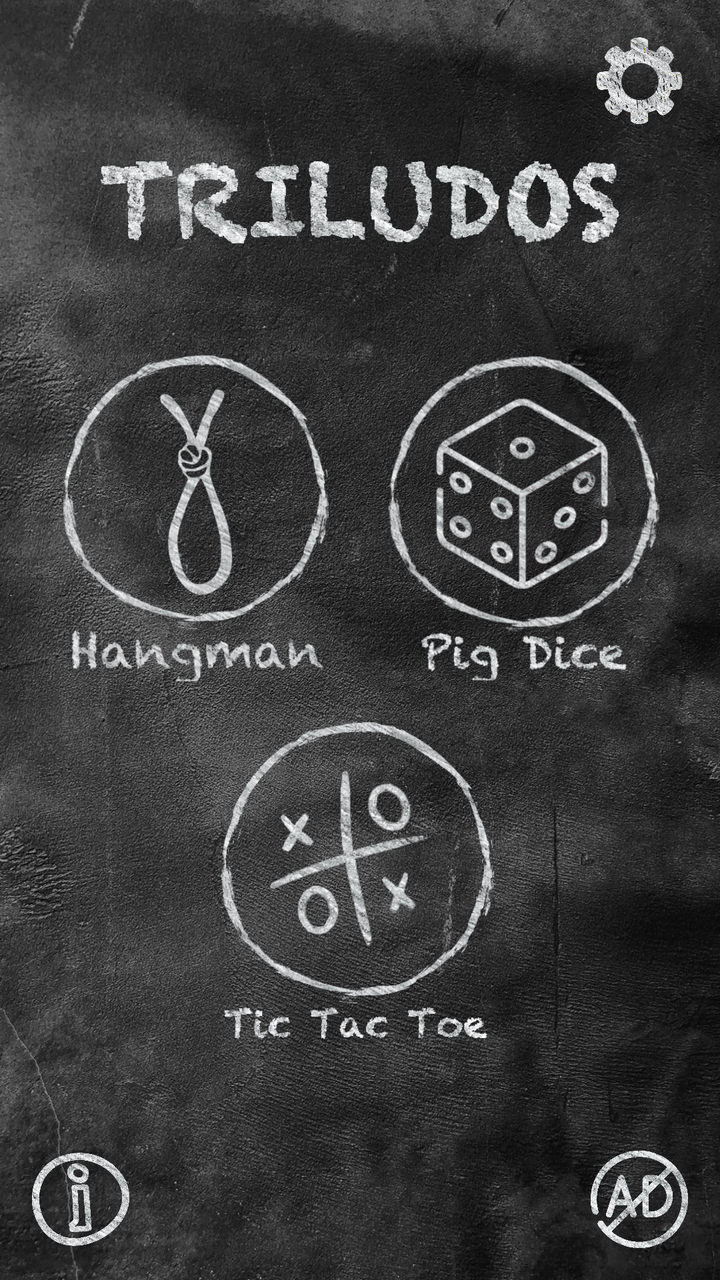
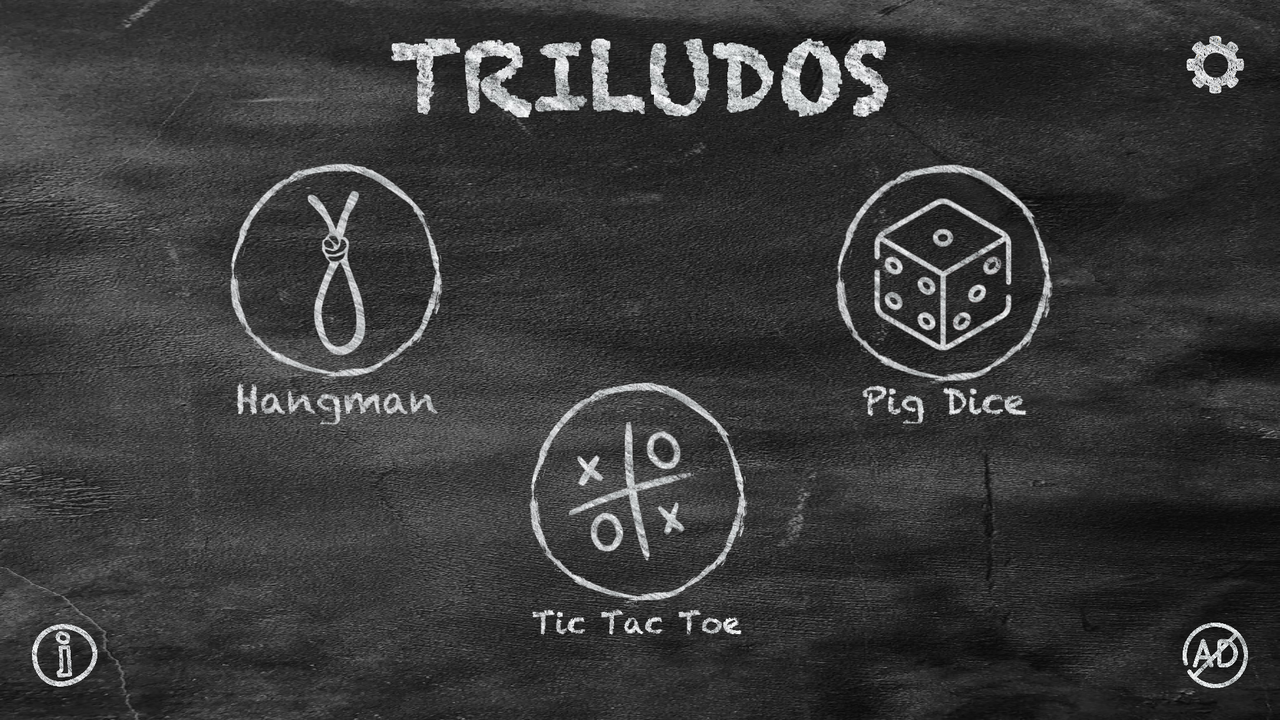

Compare how this app lays out the same screen by default and in its alternative resource folder. The renders come first, then the two layout files and the values they reference.
<!-- AndroidManifest.xml: application theme Theme.Triludos -->
<!-- res/layout/activity_home_menu.xml -->
<?xml version="1.0" encoding="utf-8"?>
<androidx.constraintlayout.widget.ConstraintLayout xmlns:android="http://schemas.android.com/apk/res/android"
    xmlns:app="http://schemas.android.com/apk/res-auto"
    xmlns:tools="http://schemas.android.com/tools"
    android:id="@+id/mainL"
    android:layout_width="match_parent"
    android:layout_height="match_parent"
    android:background="@drawable/chalk_board_bg"
    android:padding="16dp"
    tools:context=".HomeMenuActivity">

    <ImageView
        android:id="@+id/ivSettings"
        android:layout_width="0dp"
        android:layout_height="0dp"
        android:src="@drawable/settings"
        app:layout_constraintBottom_toTopOf="@id/h1"
        app:layout_constraintDimensionRatio="1:1"
        app:layout_constraintEnd_toEndOf="parent"
        app:layout_constraintTop_toTopOf="parent" />

    <androidx.constraintlayout.widget.Guideline
        android:id="@+id/h1"
        android:layout_width="wrap_content"
        android:layout_height="wrap_content"
        android:orientation="horizontal"
        app:layout_constraintGuide_percent="0.08" />

    <ImageView
        android:id="@+id/ivTriludos"
        android:layout_width="0dp"
        android:layout_height="0dp"
        app:layout_constraintDimensionRatio="16:2"
        android:src="@drawable/triludos"
        app:layout_constraintBottom_toTopOf="@id/h2"
        app:layout_constraintEnd_toEndOf="parent"
        app:layout_constraintStart_toStartOf="parent"
        app:layout_constraintTop_toBottomOf="@id/h1" />

    <androidx.constraintlayout.widget.Guideline
        android:id="@+id/h2"
        android:layout_width="wrap_content"
        android:layout_height="wrap_content"
        android:orientation="horizontal"
        app:layout_constraintGuide_percent="0.2" />

    <androidx.constraintlayout.widget.Guideline
        android:id="@+id/v1"
        android:layout_width="wrap_content"
        android:layout_height="wrap_content"
        android:orientation="vertical"
        app:layout_constraintGuide_percent="0.2" />
    <androidx.constraintlayout.widget.Guideline
        android:id="@+id/v2"
        android:layout_width="wrap_content"
        android:layout_height="wrap_content"
        android:orientation="vertical"
        app:layout_constraintGuide_percent="0.5" />
    <androidx.constraintlayout.widget.Guideline
        android:id="@+id/v3"
        android:layout_width="wrap_content"
        android:layout_height="wrap_content"
        android:orientation="vertical"
        app:layout_constraintGuide_percent="0.8" />


    <androidx.constraintlayout.widget.Guideline
        android:id="@+id/h3"
        android:layout_width="wrap_content"
        android:layout_height="wrap_content"
        android:orientation="horizontal"
        app:layout_constraintGuide_percent="0.25" />

    <androidx.constraintlayout.widget.Guideline
        android:id="@+id/h4"
        android:layout_width="wrap_content"
        android:layout_height="wrap_content"
        android:orientation="horizontal"
        app:layout_constraintGuide_percent="0.55" />

    <androidx.constraintlayout.widget.Guideline
        android:id="@+id/h5"
        android:layout_width="wrap_content"
        android:layout_height="wrap_content"
        android:orientation="horizontal"
        app:layout_constraintGuide_percent="0.85" />

    <ImageView
        android:id="@+id/ivHangman"
        android:layout_width="0dp"
        android:layout_height="0dp"
        android:src="@drawable/hangman"
        app:layout_constraintBottom_toTopOf="@id/h4"
        app:layout_constraintDimensionRatio="1:1"
        app:layout_constraintEnd_toStartOf="@+id/v2"
        app:layout_constraintStart_toStartOf="parent"
        app:layout_constraintTop_toBottomOf="@id/h3" />

    <ImageView
        android:id="@+id/ivPigDice"
        android:layout_width="0dp"
        android:layout_height="0dp"
        android:src="@drawable/pig_dice"
        app:layout_constraintBottom_toTopOf="@id/h4"
        app:layout_constraintDimensionRatio="1:1"
        app:layout_constraintEnd_toEndOf="parent"
        app:layout_constraintStart_toEndOf="@+id/v2"
        app:layout_constraintTop_toBottomOf="@id/h3" />

    <ImageView
        android:id="@+id/ivTicTacToe"
        android:layout_width="0dp"
        android:layout_height="0dp"
        app:layout_constraintDimensionRatio="1:1"
        android:src="@drawable/tictactoe"
        android:layout_marginEnd="16dp"
        android:layout_marginStart="16dp"
        app:layout_constraintBottom_toTopOf="@id/h5"
        app:layout_constraintEnd_toStartOf="@id/v3"
        app:layout_constraintStart_toEndOf="@id/v1"
        app:layout_constraintTop_toBottomOf="@+id/h4" />

    <ImageView
        android:id="@+id/ivNoAds"
        android:layout_width="0dp"
        android:layout_height="0dp"
        android:src="@drawable/no_ads"
        app:layout_constraintBottom_toBottomOf="parent"
        app:layout_constraintDimensionRatio="1:1"
        app:layout_constraintEnd_toEndOf="parent"
        app:layout_constraintTop_toBottomOf="@id/h6" />

    <ImageView
        android:id="@+id/ivInfo"
        android:layout_width="0dp"
        android:layout_height="0dp"
        android:src="@drawable/info"
        app:layout_constraintBottom_toBottomOf="parent"
        app:layout_constraintDimensionRatio="1:1"
        app:layout_constraintStart_toStartOf="parent"
        app:layout_constraintTop_toBottomOf="@id/h6" />

    <androidx.constraintlayout.widget.Guideline
        android:id="@+id/h6"
        android:layout_width="match_parent"
        android:layout_height="match_parent"
        android:orientation="horizontal"
        app:layout_constraintGuide_percent="0.92" />


</androidx.constraintlayout.widget.ConstraintLayout>
<!-- resources referenced by this layout -->
<resources>
  <!-- drawable chalk_board_bg: jpg bitmap (drawable-nodpi, 744059 bytes) -->
  <!-- drawable hangman: png bitmap (drawable-nodpi, 132389 bytes) -->
  <!-- drawable info: png bitmap (drawable-nodpi, 135002 bytes) -->
  <!-- drawable no_ads: png bitmap (drawable-nodpi, 159970 bytes) -->
  <!-- drawable pig_dice: png bitmap (drawable-nodpi, 168666 bytes) -->
  <!-- drawable settings: png bitmap (drawable-nodpi, 204477 bytes) -->
  <!-- drawable tictactoe: png bitmap (drawable-nodpi, 142577 bytes) -->
  <!-- drawable triludos: png bitmap (drawable-nodpi, 94772 bytes) -->
  <style name="Theme.Triludos" parent="Theme.AppCompat.Light.NoActionBar">
          
          <item name="colorPrimary">@color/black</item>
          <item name="colorPrimaryVariant">@color/black</item>
          <item name="colorOnPrimary">@color/white</item>
          
          <item name="colorSecondary">@color/white</item>
          <item name="colorSecondaryVariant">@color/white</item>
          <item name="colorOnSecondary">@color/black</item>
          
          <item name="android:statusBarColor">?attr/colorPrimaryVariant</item>
          
      </style>
  <color name="black">#FF000000</color>
  <color name="white">#FFFFFFFF</color>
</resources>
<!-- res/layout-land/activity_home_menu.xml (the author's variant of the layout above) -->
<!-- drawn on the phone turned sideways -->
<?xml version="1.0" encoding="utf-8"?>
<androidx.constraintlayout.widget.ConstraintLayout xmlns:android="http://schemas.android.com/apk/res/android"
    xmlns:app="http://schemas.android.com/apk/res-auto"
    xmlns:tools="http://schemas.android.com/tools"
    android:id="@+id/mainL"
    android:layout_width="match_parent"
    android:layout_height="match_parent"
    android:background="@drawable/chalk_board_bg"
    android:padding="16dp"
    tools:context=".HomeMenuActivity">

    <ImageView
        android:id="@+id/ivSettings"
        android:layout_width="0dp"
        android:layout_height="0dp"
        android:src="@drawable/settings"
        app:layout_constraintBottom_toTopOf="@id/h11"
        app:layout_constraintDimensionRatio="1:1"
        app:layout_constraintEnd_toEndOf="parent"
        app:layout_constraintTop_toTopOf="parent" />

    <androidx.constraintlayout.widget.Guideline
        android:id="@+id/h1"
        android:layout_width="wrap_content"
        android:layout_height="wrap_content"
        android:orientation="horizontal"
        app:layout_constraintGuide_percent="0.13" />
    <androidx.constraintlayout.widget.Guideline
        android:id="@+id/h11"
        android:layout_width="wrap_content"
        android:layout_height="wrap_content"
        android:orientation="horizontal"
        app:layout_constraintGuide_percent="0.10" />

    <androidx.constraintlayout.widget.Guideline
        android:id="@+id/h7"
        android:layout_width="wrap_content"
        android:layout_height="wrap_content"
        android:orientation="horizontal"
        app:layout_constraintGuide_percent="0.01" />

    <ImageView
        android:id="@+id/ivTriludos"
        android:layout_width="0dp"
        android:layout_height="0dp"
        android:src="@drawable/triludos"
        app:layout_constraintBottom_toTopOf="@+id/h1"
        app:layout_constraintDimensionRatio="16:2"
        app:layout_constraintEnd_toEndOf="parent"
        app:layout_constraintStart_toStartOf="parent"
        app:layout_constraintTop_toTopOf="@+id/h7" />


    <androidx.constraintlayout.widget.Guideline
        android:id="@+id/v1"
        android:layout_width="wrap_content"
        android:layout_height="wrap_content"
        android:orientation="vertical"
        app:layout_constraintGuide_percent="0.1" />
    <androidx.constraintlayout.widget.Guideline
        android:id="@+id/v2"
        android:layout_width="wrap_content"
        android:layout_height="wrap_content"
        android:orientation="vertical"
        app:layout_constraintGuide_percent="0.5" />

    <androidx.constraintlayout.widget.Guideline
        android:id="@+id/v3"
        android:layout_width="wrap_content"
        android:layout_height="wrap_content"
        android:orientation="vertical"
        app:layout_constraintGuide_percent="0.9" />


    <androidx.constraintlayout.widget.Guideline
        android:id="@+id/h3"
        android:layout_width="wrap_content"
        android:layout_height="wrap_content"
        android:orientation="horizontal"
        app:layout_constraintGuide_percent="0.2" />

    <androidx.constraintlayout.widget.Guideline
        android:id="@+id/h4"
        android:layout_width="wrap_content"
        android:layout_height="wrap_content"
        android:orientation="horizontal"
        app:layout_constraintGuide_percent="0.6" />
    <androidx.constraintlayout.widget.Guideline
        android:id="@+id/h2"
        android:layout_width="wrap_content"
        android:layout_height="wrap_content"
        android:orientation="horizontal"
        app:layout_constraintGuide_percent="0.53" />

    <androidx.constraintlayout.widget.Guideline
        android:id="@+id/h5"
        android:layout_width="wrap_content"
        android:layout_height="wrap_content"
        android:orientation="horizontal"
        app:layout_constraintGuide_percent="0.93" />

    <ImageView
        android:id="@+id/ivHangman"
        android:layout_width="0dp"
        android:layout_height="0dp"
        android:src="@drawable/hangman"
        app:layout_constraintBottom_toTopOf="@id/h4"
        app:layout_constraintDimensionRatio="1:1"
        app:layout_constraintEnd_toStartOf="@+id/v2"
        app:layout_constraintStart_toStartOf="parent"
        app:layout_constraintTop_toBottomOf="@id/h3" />

    <ImageView
        android:id="@+id/ivPigDice"
        android:layout_width="0dp"
        android:layout_height="0dp"
        android:src="@drawable/pig_dice"
        app:layout_constraintBottom_toTopOf="@id/h4"
        app:layout_constraintDimensionRatio="1:1"
        app:layout_constraintEnd_toEndOf="parent"
        app:layout_constraintStart_toEndOf="@+id/v2"
        app:layout_constraintTop_toBottomOf="@id/h3" />

    <ImageView
        android:id="@+id/ivTicTacToe"
        android:layout_width="0dp"
        android:layout_height="0dp"
        android:layout_marginStart="16dp"
        android:layout_marginEnd="16dp"
        android:src="@drawable/tictactoe"
        app:layout_constraintBottom_toTopOf="@id/h5"
        app:layout_constraintDimensionRatio="1:1"
        app:layout_constraintEnd_toStartOf="@id/v3"
        app:layout_constraintStart_toEndOf="@id/v1"
        app:layout_constraintTop_toTopOf="@+id/h2" />

    <ImageView
        android:id="@+id/ivNoAds"
        android:layout_width="0dp"
        android:layout_height="0dp"
        android:src="@drawable/no_ads"
        app:layout_constraintBottom_toBottomOf="parent"
        app:layout_constraintDimensionRatio="1:1"
        app:layout_constraintEnd_toEndOf="parent"
        app:layout_constraintTop_toBottomOf="@id/h6" />

    <ImageView
        android:id="@+id/ivInfo"
        android:layout_width="0dp"
        android:layout_height="0dp"
        android:src="@drawable/info"
        app:layout_constraintBottom_toBottomOf="parent"
        app:layout_constraintDimensionRatio="1:1"
        app:layout_constraintStart_toStartOf="parent"
        app:layout_constraintTop_toBottomOf="@id/h6" />

    <androidx.constraintlayout.widget.Guideline
        android:id="@+id/h6"
        android:layout_width="match_parent"
        android:layout_height="match_parent"
        android:orientation="horizontal"
        app:layout_constraintGuide_percent="0.9" />


</androidx.constraintlayout.widget.ConstraintLayout>
